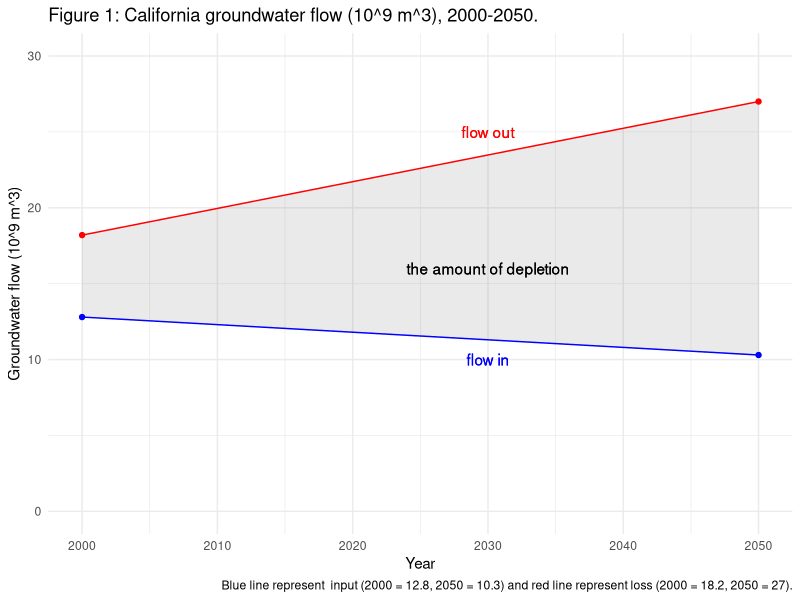
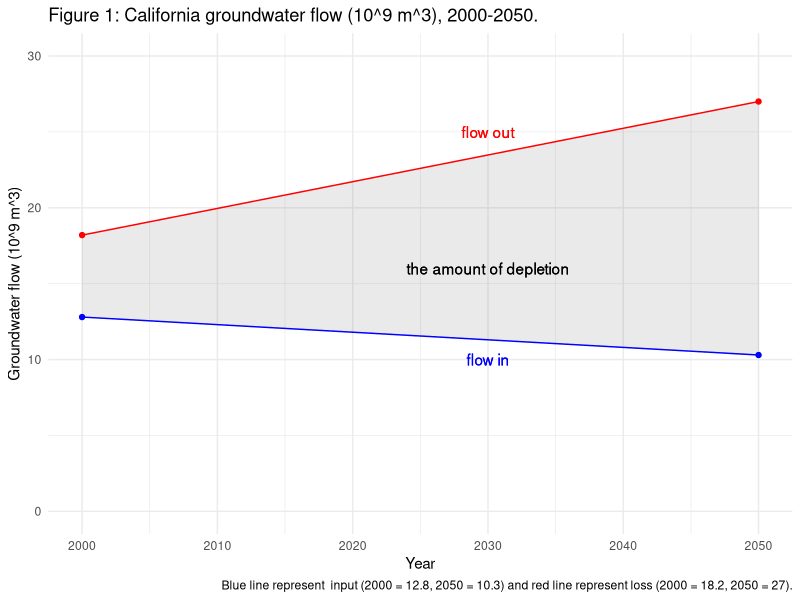

Here is the R script that generated these plots, in order:
## ---- chunk 1
knitr::opts_chunk$set(echo = TRUE)
library(tidyverse)
## ---- chunk 2
groundwater <- data.frame(year = c(2000, 2050), flow_in = c(12.8, 10.3), flow_out = c(18.2, 27))

ggplot(data = groundwater, aes(x = year)) +
  geom_ribbon(aes(ymin = flow_in, ymax = flow_out),
              alpha = 0.1) +
  geom_point(aes(y = flow_in), color = "blue") +
  geom_point(aes(y = flow_out), color = "red") +
  geom_line(aes(y = flow_in), color = "blue") +
  geom_line(aes(y = flow_out), color = "red") +
  theme_minimal() +
  scale_y_continuous(limits = c(0, 30)) +
  labs(x = "Year", 
       y = "Groundwater flow (10^9 m^3)", 
       title = "Figure 1: California groundwater flow (10^9 m^3), 2000-2050.",
       caption = "Blue line represent  input (2000 = 12.8, 2050 = 10.3) and red line represent loss (2000 = 18.2, 2050 = 27).") +
  geom_text(x = 2030, y = 10,
            label = "flow in",
            color = "blue") +
  geom_text(x = 2030, y = 25,
            label = "flow out",
            color = "red") +
  geom_text(x = 2030, y = 16,
            label = "the amount of depletion",
            color = "black") 

ggsave("groundwater 2000-2050.jpg", height = 4, width = 6)
## ---- chunk 3
flow_in <- lm(flow_in ~ year, data = groundwater)
flow_in
flow_in_eqn <- function(year){
  flow_in$coefficients[1] + flow_in$coefficients[2]*year
  }

flow_out <- lm(flow_out ~ year, data = groundwater)
flow_out

flow_out_eqn <- function(year){
  flow_out$coefficients[1] + flow_out$coefficients[2]*year
}

flow_out_eqn(2050)
flow_in_eqn(2050)
## ---- chunk 4
cum_flow_change <- function(year){
  0.5*(year-2000)*(flow_in_eqn(year) - flow_out_eqn(year)) + (flow_in_eqn(2000)-flow_out_eqn(2000))*0.5*(year-2000)
}

cum_flow_change(2050)

stock_exp <- 350
stock_min <- 190
stock_max <- 550

stock_50_exp <- stock_exp + cum_flow_change(2050)
